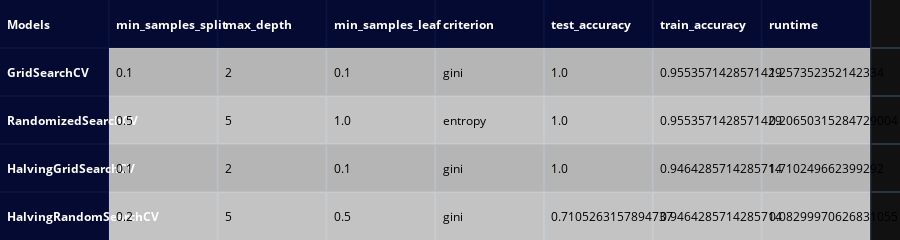

The notebook cell saved with this chart:
### Code cell
create_table(df_metrics.sort_values(ascending=False, by=['train_accuracy']),index_title='Models',index=True)

### Figure 1 — Plotly figure (JSON) as saved in the notebook; plotly's stock layout.template omitted (floating-point values rounded to 4 significant figures)
{"data": [{"colorscale": [[0, "#00083e"], [0.5, "#ededee"], [1, "#ffffff"]], "hoverinfo": "none", "opacity": 0.75, "showscale": false, "z": [[0, 0, 0, 0, 0, 0, 0, 0], [0, 0.5, 0.5, 0.5, 0.5, 0.5, 0.5, 0.5], [0, 1, 1, 1, 1, 1, 1, 1], [0, 0.5, 0.5, 0.5, 0.5, 0.5, 0.5, 0.5], [0, 1, 1, 1, 1, 1, 1, 1]], "type": "heatmap"}], "layout": {"annotations": [{"align": "left", "font": {"color": "#ffffff"}, "showarrow": false, "text": "<b>Models</b>", "x": -0.45, "xanchor": "left", "xref": "x", "y": 0, "yref": "y"}, {"align": "left", "font": {"color": "#ffffff"}, "showarrow": false, "text": "<b>min_samples_split</b>", "x": 0.55, "xanchor": "left", "xref": "x", "y": 0, "yref": "y"}, {"align": "left", "font": {"color": "#ffffff"}, "showarrow": false, "text": "<b>max_depth</b>", "x": 1.55, "xanchor": "left", "xref": "x", "y": 0, "yref": "y"}, {"align": "left", "font": {"color": "#ffffff"}, "showarrow": false, "text": "<b>min_samples_leaf</b>", "x": 2.55, "xanchor": "left", "xref": "x", "y": 0, "yref": "y"}, {"align": "left", "font": {"color": "#ffffff"}, "showarrow": false, "text": "<b>criterion</b>", "x": 3.55, "xanchor": "left", "xref": "x", "y": 0, "yref": "y"}, {"align": "left", "font": {"color": "#ffffff"}, "showarrow": false, "text": "<b>test_accuracy</b>", "x": 4.55, "xanchor": "left", "xref": "x", "y": 0, "yref": "y"}, {"align": "left", "font": {"color": "#ffffff"}, "showarrow": false, "text": "<b>train_accuracy</b>", "x": 5.55, "xanchor": "left", "xref": "x", "y": 0, "yref": "y"}, {"align": "left", "font": {"color": "#ffffff"}, "showarrow": false, "text": "<b>runtime</b>", "x": 6.55, "xanchor": "left", "xref": "x", "y": 0, "yref": "y"}, {"align": "left", "font": {"color": "#ffffff"}, "showarrow": false, "text": "<b>GridSearchCV</b>", "x": -0.45, "xanchor": "left", "xref": "x", "y": 1, "yref": "y"}, {"align": "left", "font": {"color": "#000000"}, "showarrow": false, "text": "0.1", "x": 0.55, "xanchor": "left", "xref": "x", "y": 1, "yref": "y"}, {"align": "left", "font": {"color": "#000000"}, "showarrow": false, "text": "2", "x": 1.55, "xanchor": "left", "xref": "x", "y": 1, "yref": "y"}, {"align": "left", "font": {"color": "#000000"}, "showarrow": false, "text": "0.1", "x": 2.55, "xanchor": "left", "xref": "x", "y": 1, "yref": "y"}, {"align": "left", "font": {"color": "#000000"}, "showarrow": false, "text": "gini", "x": 3.55, "xanchor": "left", "xref": "x", "y": 1, "yref": "y"}, {"align": "left", "font": {"color": "#000000"}, "showarrow": false, "text": "1.0", "x": 4.55, "xanchor": "left", "xref": "x", "y": 1, "yref": "y"}, {"align": "left", "font": {"color": "#000000"}, "showarrow": false, "text": "0.9553571428571429", "x": 5.55, "xanchor": "left", "xref": "x", "y": 1, "yref": "y"}, {"align": "left", "font": {"color": "#000000"}, "showarrow": false, "text": "1.257352352142334", "x": 6.55, "xanchor": "left", "xref": "x", "y": 1, "yref": "y"}, {"align": "left", "font": {"color": "#ffffff"}, "showarrow": false, "text": "<b>RandomizedSearchCV</b>", "x": -0.45, "xanchor": "left", "xref": "x", "y": 2, "yref": "y"}, {"align": "left", "font": {"color": "#000000"}, "showarrow": false, "text": "0.5", "x": 0.55, "xanchor": "left", "xref": "x", "y": 2, "yref": "y"}, {"align": "left", "font": {"color": "#000000"}, "showarrow": false, "text": "5", "x": 1.55, "xanchor": "left", "xref": "x", "y": 2, "yref": "y"}, {"align": "left", "font": {"color": "#000000"}, "showarrow": false, "text": "1.0", "x": 2.55, "xanchor": "left", "xref": "x", "y": 2, "yref": "y"}, {"align": "left", "font": {"color": "#000000"}, "showarrow": false, "text": "entropy", "x": 3.55, "xanchor": "left", "xref": "x", "y": 2, "yref": "y"}, {"align": "left", "font": {"color": "#000000"}, "showarrow": false, "text": "1.0", "x": 4.55, "xanchor": "left", "xref": "x", "y": 2, "yref": "y"}, {"align": "left", "font": {"color": "#000000"}, "showarrow": false, "text": "0.9553571428571429", "x": 5.55, "xanchor": "left", "xref": "x", "y": 2, "yref": "y"}, {"align": "left", "font": {"color": "#000000"}, "showarrow": false, "text": "0.20650315284729004", "x": 6.55, "xanchor": "left", "xref": "x", "y": 2, "yref": "y"}, {"align": "left", "font": {"color": "#ffffff"}, "showarrow": false, "text": "<b>HalvingGridSearchCV</b>", "x": -0.45, "xanchor": "left", "xref": "x", "y": 3, "yref": "y"}, {"align": "left", "font": {"color": "#000000"}, "showarrow": false, "text": "0.1", "x": 0.55, "xanchor": "left", "xref": "x", "y": 3, "yref": "y"}, {"align": "left", "font": {"color": "#000000"}, "showarrow": false, "text": "2", "x": 1.55, "xanchor": "left", "xref": "x", "y": 3, "yref": "y"}, {"align": "left", "font": {"color": "#000000"}, "showarrow": false, "text": "0.1", "x": 2.55, "xanchor": "left", "xref": "x", "y": 3, "yref": "y"}, {"align": "left", "font": {"color": "#000000"}, "showarrow": false, "text": "gini", "x": 3.55, "xanchor": "left", "xref": "x", "y": 3, "yref": "y"}, {"align": "left", "font": {"color": "#000000"}, "showarrow": false, "text": "1.0", "x": 4.55, "xanchor": "left", "xref": "x", "y": 3, "yref": "y"}, {"align": "left", "font": {"color": "#000000"}, "showarrow": false, "text": "0.9464285714285714", "x": 5.55, "xanchor": "left", "xref": "x", "y": 3, "yref": "y"}, {"align": "left", "font": {"color": "#000000"}, "showarrow": false, "text": "1.710249662399292", "x": 6.55, "xanchor": "left", "xref": "x", "y": 3, "yref": "y"}, {"align": "left", "font": {"color": "#ffffff"}, "showarrow": false, "text": "<b>HalvingRandomSearchCV</b>", "x": -0.45, "xanchor": "left", "xref": "x", "y": 4, "yref": "y"}, {"align": "left", "font": {"color": "#000000"}, "showarrow": false, "text": "0.2", "x": 0.55, "xanchor": "left", "xref": "x", "y": 4, "yref": "y"}, {"align": "left", "font": {"color": "#000000"}, "showarrow": false, "text": "5", "x": 1.55, "xanchor": "left", "xref": "x", "y": 4, "yref": "y"}, {"align": "left", "font": {"color": "#000000"}, "showarrow": false, "text": "0.5", "x": 2.55, "xanchor": "left", "xref": "x", "y": 4, "yref": "y"}, {"align": "left", "font": {"color": "#000000"}, "showarrow": false, "text": "gini", "x": 3.55, "xanchor": "left", "xref": "x", "y": 4, "yref": "y"}, {"align": "left", "font": {"color": "#000000"}, "showarrow": false, "text": "0.7105263157894737", "x": 4.55, "xanchor": "left", "xref": "x", "y": 4, "yref": "y"}, {"align": "left", "font": {"color": "#000000"}, "showarrow": false, "text": "0.9464285714285714", "x": 5.55, "xanchor": "left", "xref": "x", "y": 4, "yref": "y"}, {"align": "left", "font": {"color": "#000000"}, "showarrow": false, "text": "0.08299970626831055", "x": 6.55, "xanchor": "left", "xref": "x", "y": 4, "yref": "y"}], "height": 200, "margin": {"b": 0, "l": 0, "r": 0, "t": 0}, "xaxis": {"dtick": 1, "gridwidth": 2, "showticklabels": false, "tick0": -0.5, "ticks": "", "zeroline": false}, "yaxis": {"autorange": "reversed", "dtick": 1, "gridwidth": 2, "showticklabels": false, "tick0": 0.5, "ticks": "", "zeroline": false}}}
